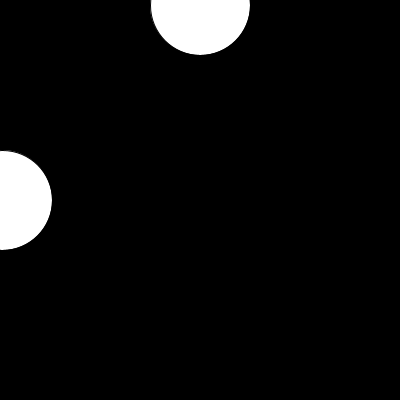
Frame 1 (no input)
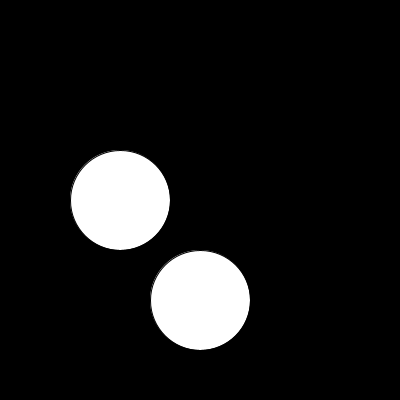
Frame 60 (the mouse pressed at the canvas centre just before this capture)
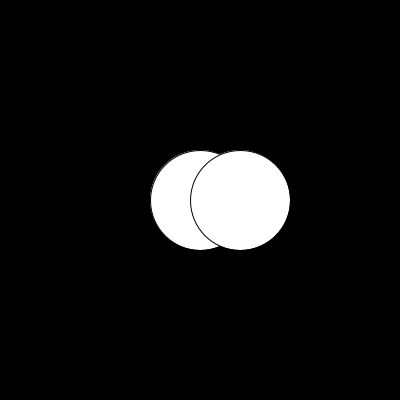
Frame 120 (the mouse held since frame 60 and released just before this capture)

The Processing sketch that drew these frames (run headless with seeded random() and noise(); from frame 60 on, the mouse is pressed at the canvas centre):

// Processing sketch: processing_17324
// ── processing_17324.pde

float mynumber=0;
float s=5;
float number=0;
float t=2;

void setup() {
  size(400,400);
//  frameRate(10);
}

void draw() {
  background(0);
  mynumber = mynumber +s;
  number = number + t;
  
  
  if (mynumber >= 400) {
    s = -5;
  }
  if (mynumber < 0) {
    s=5;
  }
  ellipse(200,mynumber,100,100);
  
  if (number >= 400) {
    t = -2;
  }
  if (number < 0) {
    t = 2;
  }
  ellipse(number,200,100,100);
}

                
                
